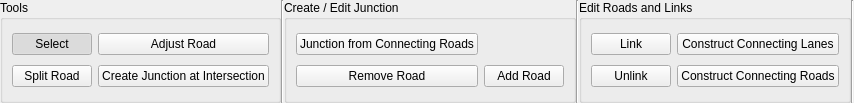
<?xml version="1.0" encoding="UTF-8"?>
<ui version="4.0">
 <class>JunctionRibbon</class>
 <widget class="QWidget" name="JunctionRibbon">
  <property name="geometry">
   <rect>
    <x>0</x>
    <y>0</y>
    <width>840</width>
    <height>103</height>
   </rect>
  </property>
  <property name="minimumSize">
   <size>
    <width>0</width>
    <height>0</height>
   </size>
  </property>
  <property name="windowTitle">
   <string>Form</string>
  </property>
  <layout class="QHBoxLayout" name="horizontalLayout">
   <property name="spacing">
    <number>0</number>
   </property>
   <property name="leftMargin">
    <number>0</number>
   </property>
   <property name="topMargin">
    <number>0</number>
   </property>
   <property name="rightMargin">
    <number>0</number>
   </property>
   <property name="bottomMargin">
    <number>0</number>
   </property>
   <item>
    <widget class="QGroupBox" name="selectionBox">
     <property name="title">
      <string>Tools</string>
     </property>
     <layout class="QGridLayout" name="gridLayout_6">
      <item row="2" column="1">
       <widget class="QPushButton" name="cuttingCircle">
        <property name="text">
         <string>Create Junction at Intersection</string>
        </property>
        <property name="checkable">
         <bool>true</bool>
        </property>
       </widget>
      </item>
      <item row="1" column="1">
       <widget class="QPushButton" name="adjust">
        <property name="text">
         <string>Adjust Road</string>
        </property>
        <property name="checkable">
         <bool>true</bool>
        </property>
       </widget>
      </item>
      <item row="2" column="0">
       <widget class="QPushButton" name="split">
        <property name="text">
         <string>Split Road</string>
        </property>
        <property name="checkable">
         <bool>true</bool>
        </property>
       </widget>
      </item>
      <item row="1" column="0">
       <widget class="QPushButton" name="select">
        <property name="text">
         <string>Select</string>
        </property>
        <property name="checkable">
         <bool>true</bool>
        </property>
        <property name="checked">
         <bool>true</bool>
        </property>
       </widget>
      </item>
     </layout>
    </widget>
   </item>
   <item>
    <widget class="Line" name="line_type_2">
     <property name="orientation">
      <enum>Qt::Vertical</enum>
     </property>
    </widget>
   </item>
   <item>
    <widget class="QGroupBox" name="crossfallBox">
     <property name="title">
      <string>Create / Edit Junction</string>
     </property>
     <layout class="QGridLayout" name="gridLayout_3">
      <item row="0" column="0">
       <widget class="QPushButton" name="junctionCreate">
        <property name="toolTip">
         <string extracomment="create Junction from selected elements"/>
        </property>
        <property name="text">
         <string>Junction from Connecting Roads</string>
        </property>
        <property name="checkable">
         <bool>true</bool>
        </property>
       </widget>
      </item>
      <item row="1" column="1">
       <widget class="QPushButton" name="junctionAdd">
        <property name="text">
         <string>Add Road</string>
        </property>
        <property name="checkable">
         <bool>true</bool>
        </property>
       </widget>
      </item>
      <item row="1" column="0">
       <widget class="QPushButton" name="junctionRemove">
        <property name="text">
         <string>Remove Road</string>
        </property>
        <property name="checkable">
         <bool>true</bool>
        </property>
       </widget>
      </item>
     </layout>
    </widget>
   </item>
   <item>
    <widget class="Line" name="line_type">
     <property name="orientation">
      <enum>Qt::Vertical</enum>
     </property>
    </widget>
   </item>
   <item>
    <widget class="QGroupBox" name="groupBox">
     <property name="title">
      <string>Edit Roads and Links</string>
     </property>
     <layout class="QGridLayout" name="gridLayout_2">
      <item row="1" column="0">
       <widget class="QPushButton" name="unlinkSelected">
        <property name="text">
         <string>Unlink</string>
        </property>
        <property name="checkable">
         <bool>true</bool>
        </property>
       </widget>
      </item>
      <item row="0" column="0">
       <widget class="QPushButton" name="linkSelected">
        <property name="text">
         <string>Link</string>
        </property>
        <property name="checkable">
         <bool>true</bool>
        </property>
       </widget>
      </item>
      <item row="0" column="1">
       <widget class="QPushButton" name="connectingLane">
        <property name="text">
         <string>Construct Connecting Lanes</string>
        </property>
        <property name="checkable">
         <bool>true</bool>
        </property>
       </widget>
      </item>
      <item row="1" column="1">
       <widget class="QPushButton" name="connectingRoad">
        <property name="text">
         <string>Construct Connecting Roads</string>
        </property>
        <property name="checkable">
         <bool>true</bool>
        </property>
       </widget>
      </item>
     </layout>
    </widget>
   </item>
   <item>
    <widget class="Line" name="line">
     <property name="orientation">
      <enum>Qt::Vertical</enum>
     </property>
    </widget>
   </item>
   <item>
    <spacer name="horizontalSpacer">
     <property name="orientation">
      <enum>Qt::Horizontal</enum>
     </property>
     <property name="sizeHint" stdset="0">
      <size>
       <width>20</width>
       <height>20</height>
      </size>
     </property>
    </spacer>
   </item>
  </layout>
 </widget>
 <resources/>
 <connections/>
</ui>
